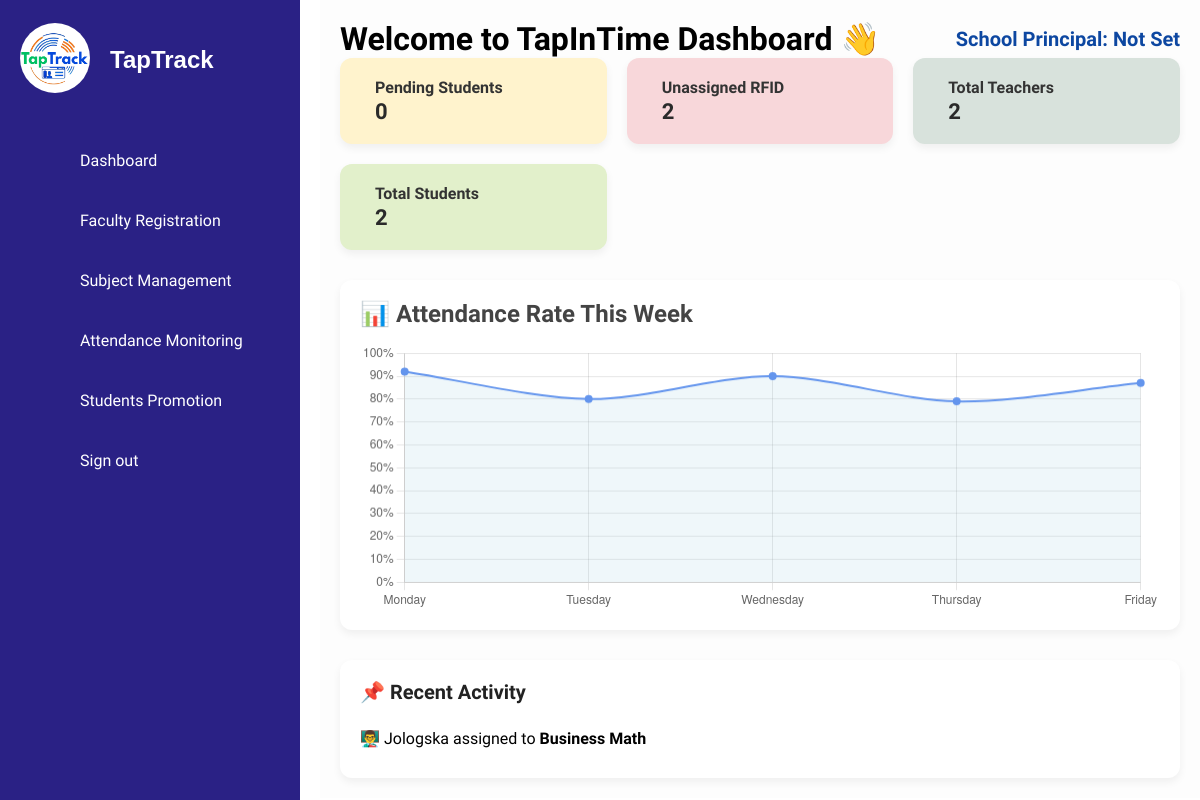
Page /ISIERA/dashboard.php on the earlier database version.
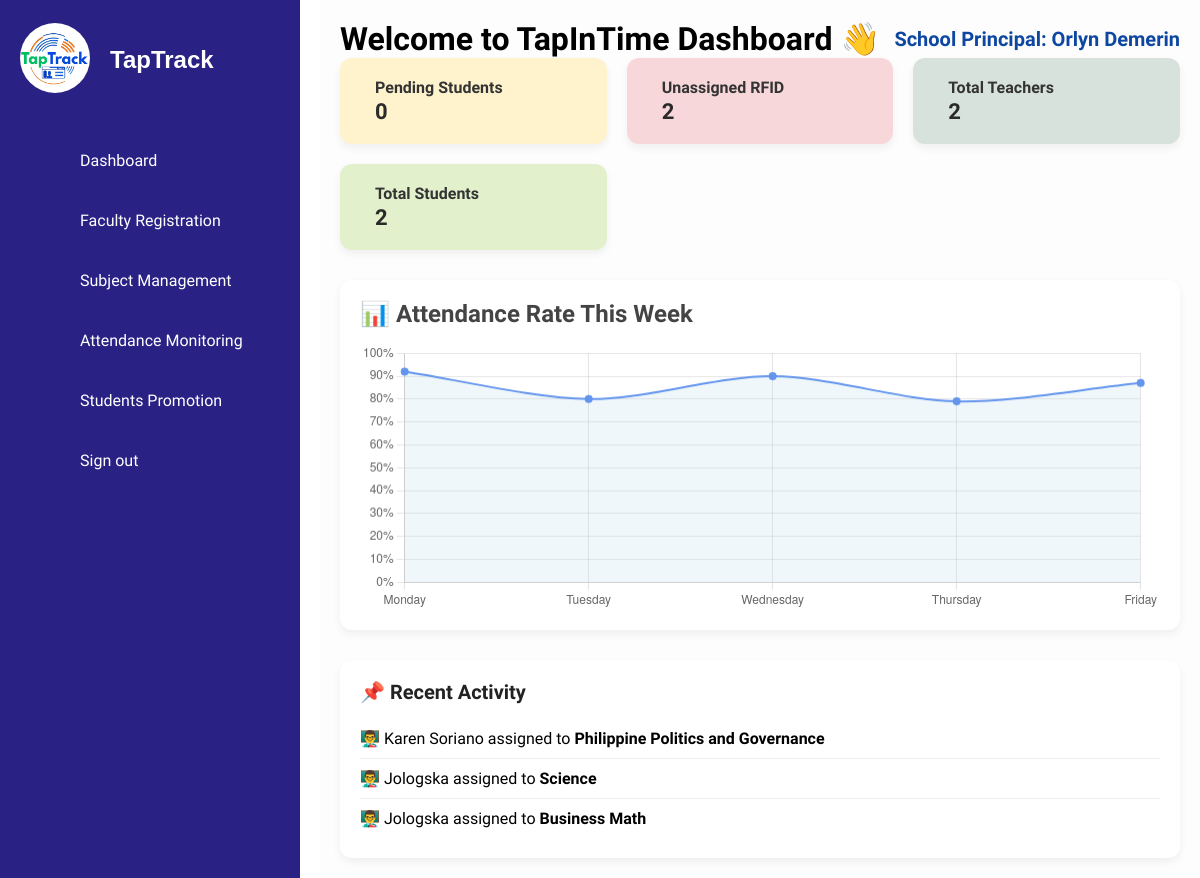
Same page on the later database version.
### tables this page shows
CREATE TABLE `faculty` (
  `id` int(11) NOT NULL,
  `teacher_id` varchar(6) NOT NULL,
  `name` varchar(100) NOT NULL,
  `email` varchar(100) NOT NULL,
  `contact` varchar(20) DEFAULT NULL,
  `dob` date NOT NULL,
  `password` varchar(255) NOT NULL
);

CREATE TABLE `subjects` (
  `id` int(11) NOT NULL,
  `subject_name` varchar(255) NOT NULL,
  `student_type` varchar(150) NOT NULL,
  `created_at` timestamp NOT NULL DEFAULT current_timestamp(),
  `strand_id` int(11) DEFAULT NULL
);

CREATE TABLE `principal` (
  `id` int(11) NOT NULL,
  `principal_name` varchar(100) NOT NULL
);

### ISIERA/dashboard.php (the view, shortened to what the changed rows need)
<?php
include('db_connection.php');
$pending_students_count = $conn->query("SELECT COUNT(*) as total FROM pending_students")->fetch_assoc()['total'];
$recent_query = $conn->query("
    SELECT f.name as teacher, s.subject_name
    FROM teacher_subjects ts
    JOIN faculty f ON ts.teacher_id = f.id
    JOIN subjects s ON ts.subject_id = s.id
    ORDER BY ts.id DESC
");
$principal_query = $conn->query("SELECT principal_name FROM principal LIMIT 1");
$principal_name = $principal_query && $principal_query->num_rows > 0
    ? $principal_query->fetch_assoc()['principal_name']
    : 'Not Set';
?>
<!DOCTYPE html>
<html lang="en">
<head>
    <link rel="stylesheet" href="assets/css/style.css">
</head>
<body>
<div class="dashboard-container">
    <div style="display: flex; justify-content: space-between; align-items: center; flex-wrap: wrap;">
    <h1 style="margin: 0;">Welcome to TapInTime Dashboard 👋</h1>
    <div onclick="openPrincipalModal()" style="display: flex; align-items: center; gap: 6px; font-size: 20px; font-weight: 600; color: #0d47a1; cursor: pointer;">
        School Principal: <?= htmlspecialchars($principal_name) ?>
    </div>
</div>
    <div style="background: #fff; padding: 20px; margin-bottom: 30px; border-radius: 12px; box-shadow: 0 4px 8px rgba(0,0,0,0.06);">
        <h2 style="margin-bottom: 15px; color: #444;">📊 Attendance Rate This Week</h2>
    </div>
    <div class="recent-activity">
        <h2>📌 Recent Activity</h2>
        <ul>
            <?php if ($recent_query->num_rows > 0): ?>
                <?php while ($activity = $recent_query->fetch_assoc()): ?>
<li>👨‍🏫 <?= htmlspecialchars($activity['teacher']) ?> assigned to <strong><?= htmlspecialchars($activity['subject_name']) ?></strong></li>
                <?php endwhile; ?>
            <?php else: ?>
                <li>No recent activity available.</li>
            <?php endif; ?>
        </ul>
    </div>
</div>
<script>
function openPrincipalModal() {
  document.getElementById('principalModal').style.display = 'flex';
}
function closePrincipalModal() {
  document.getElementById('principalModal').style.display = 'none';
}
const ctx = document.getElementById('attendanceChart').getContext('2d');
const attendanceChart = new Chart(ctx, {
    type: 'line',
    data: {
        labels: ['Monday', 'Tuesday', 'Wednesday', 'Thursday', 'Friday'],
        datasets: [{
            label: 'Attendance Rate (%)',
            data: [92, 80, 90, 79, 87],
            fill: true,
            backgroundColor: 'rgba(173, 216, 230, 0.2)',
            borderColor: 'rgba(100, 149, 237, 1)',
            borderWidth: 2,
            tension: 0.3,
            pointBackgroundColor: '#6495ED'
        }]
    },
    options: {
        scales: {
            y: {
                beginAtZero: true,
                max: 100,
                ticks: {
                    stepSize: 10,
                    callback: function(value) {
                        return value + '%';
                    }
                }
            }
        },
        plugins: {
            legend: { display: false },
            tooltip: {
                callbacks: {
                    label: function(context) {
                        return context.parsed.y + '% attendance';
                    }
                }
            }
        }
    }
});
</script>
</body>
</html>

Differences in the rows shown:
added principal: principal_name "Orlyn Demerin"
now on this page (row unchanged): faculty: name "Karen Soriano", subjects.subject_name "Philippine Politics and Governance"
now on one of the page's lists (row unchanged): faculty: name "Jologska", subjects.subject_name "Business Math"
computed for faculty "Jologska": subjects.subject_name "Business Math" → "Science"
Other differences:
$principal_name: "Not Set" → (not shown)
